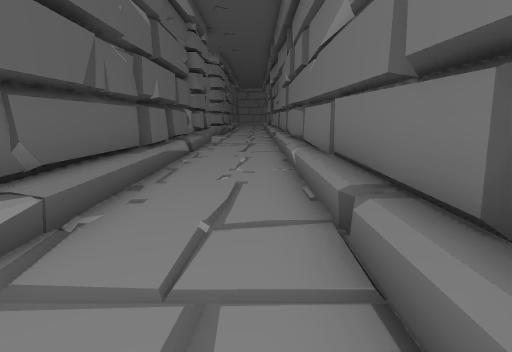
view 1 (above)

24 first-person views from a walk through a Unity game level. The camera is 1.2 m above the floor, tilts 10° down and sees 75° across. The floor is counted in squares, 1 m on a side. Each view is taken from the middle of a square. On the plan, view 1 faces up. The plan holds only what a view shows up to about 14 squares ahead; the rest is blank. The place goes on beyond the plan. The player is left out.

view 2
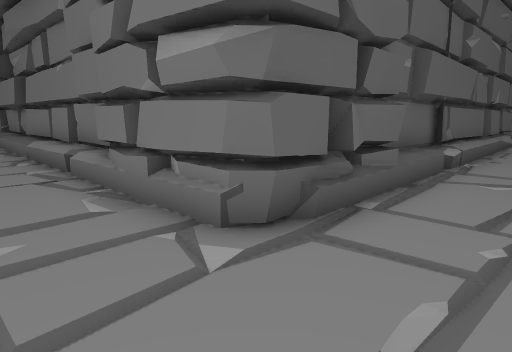

view 3
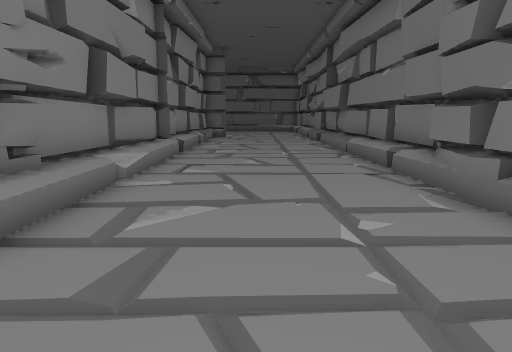

view 4
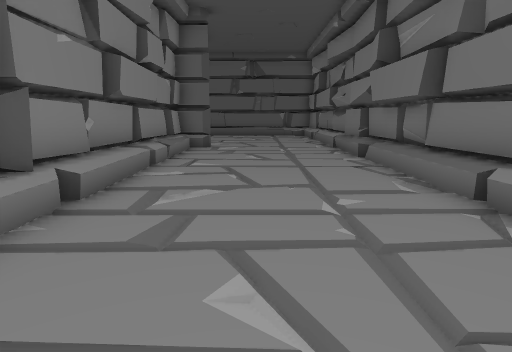

view 5
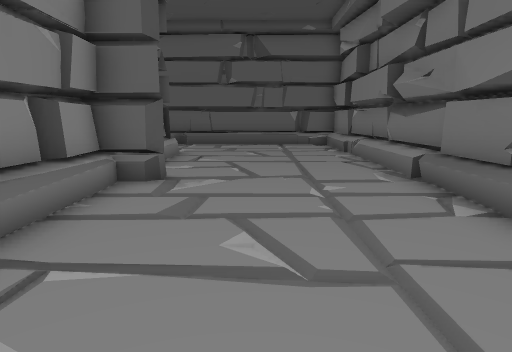

view 6
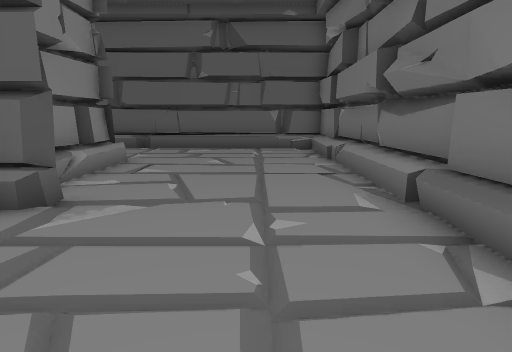

view 7
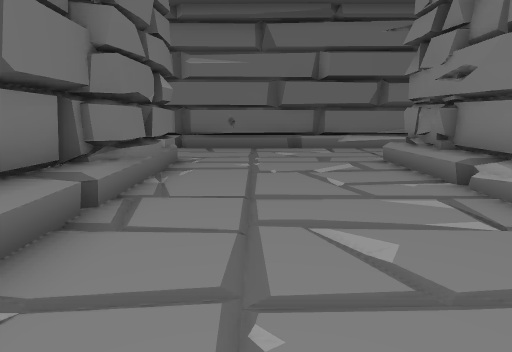

view 8
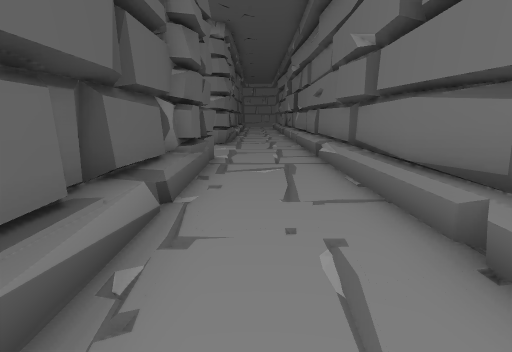

view 9
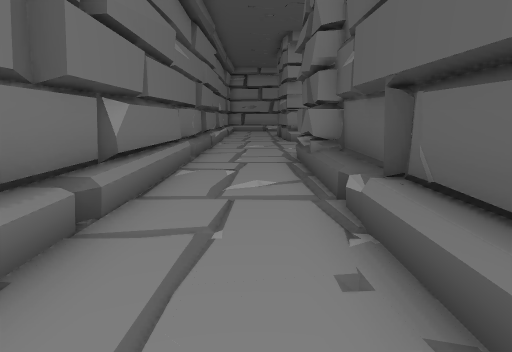

view 10
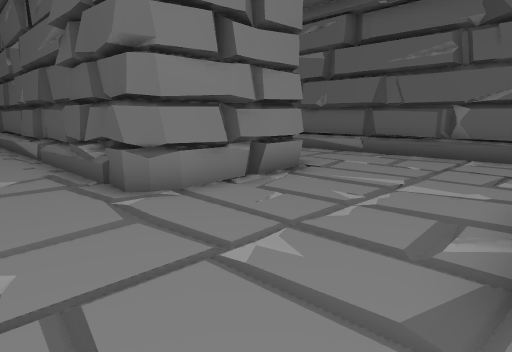

view 11
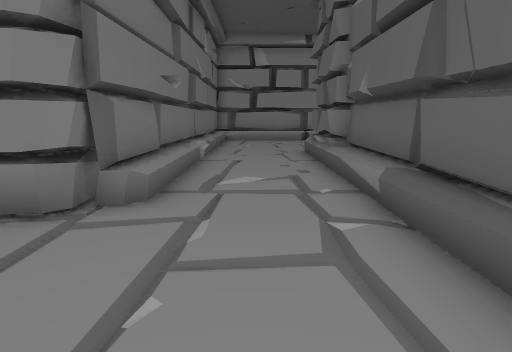

view 12
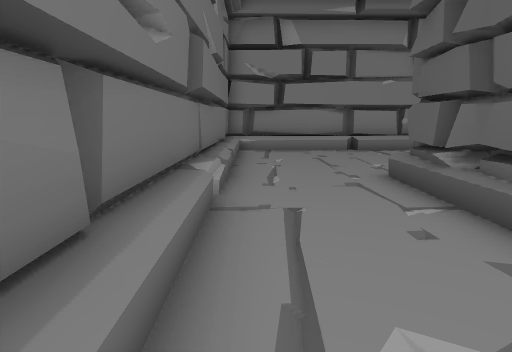

view 13
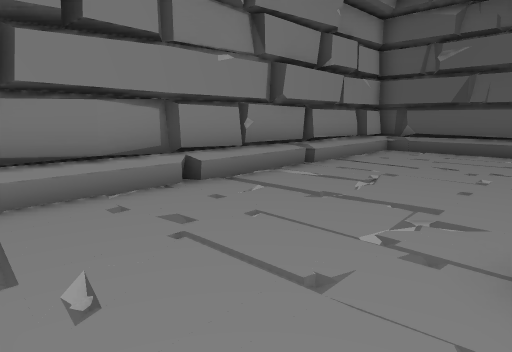

view 14
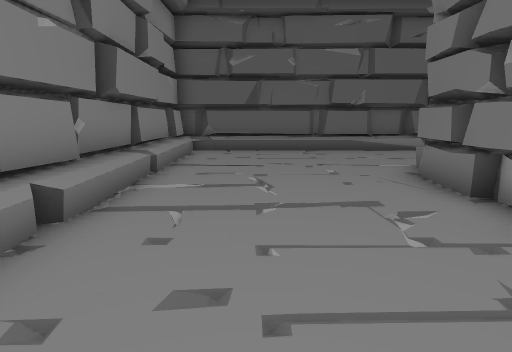

view 15
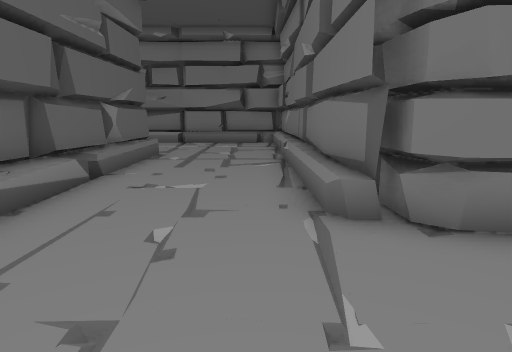

view 16
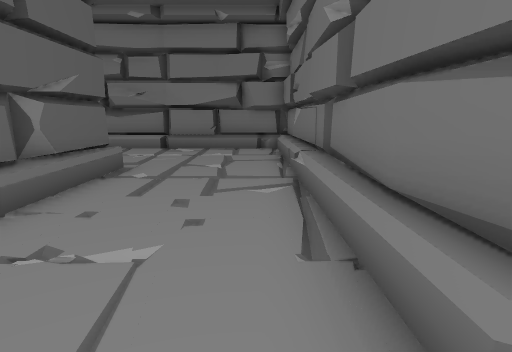

view 17
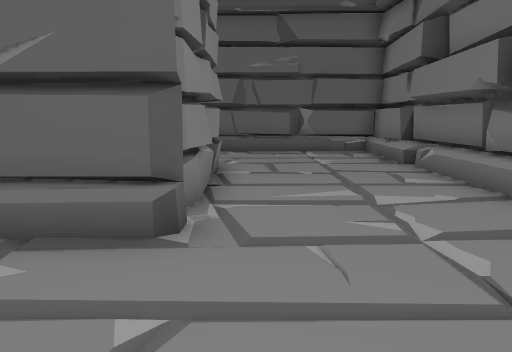

view 18
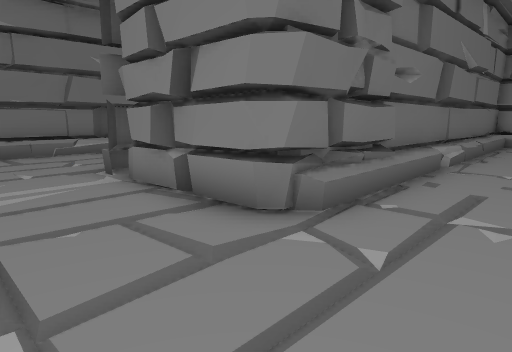

view 19
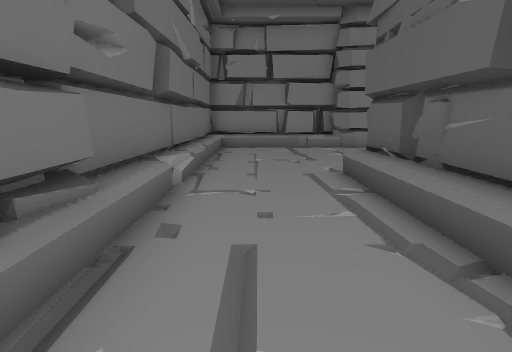

view 20
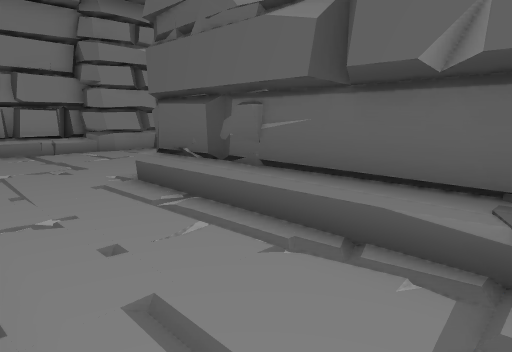

view 21
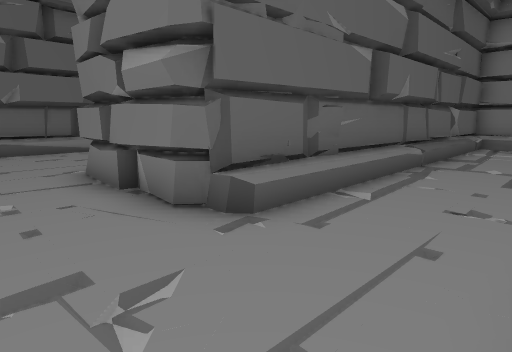

view 22
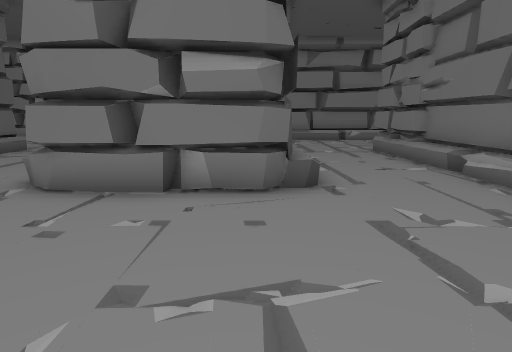

view 23
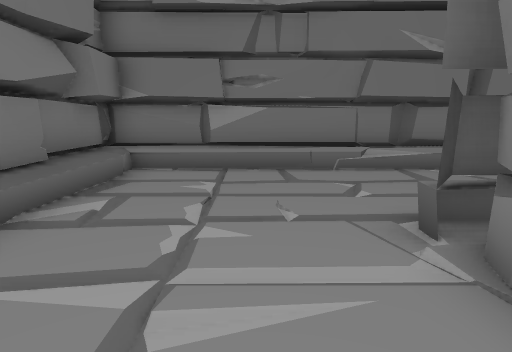

view 24
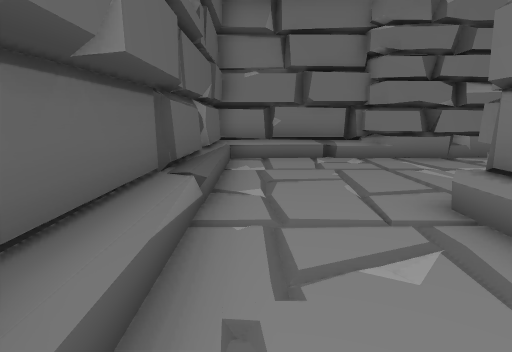

### Floor plan
Key: @ floor where view 1 was taken; # wall or solid block; x gap in a wall; . floor; / step, stairs or slope; = window, fence, low wall or low ledge; O other object.
Columns run from 33 left of view 1 to 2 right of it. Each row starts with its distance up from view 1.
 22     ##O#####O######   #OO##OOOO  .
 21     #............#    #...........#
 20    ##............#    #...........#
 19    ##............#    #...........#
 18    ##............#    #...........#
 17    ##...OOOO##...##   #...OOOOOO..#
 16    ##...#   ##...##   #...#O  #O..#
 15    ##...#   O=...##   #...#   #O..#
 14    ##...#   ##...##   #...#   #O..#
 13    O#...#   #....#    #...#   ##..#
 12    O#...#   #/...#    #...#   #...#
 11    O#...#   #/...#O   #...#   ##..#
 10 OOOO#...#   #/...#OOO #...#   #=..#
  9 OOOO....#   #/....OOOO#...#   #/..#
  8 ........#   #/............#   #/..#
  7 ........#   #/............#   #/..#
  6  .......#   #/............#   #/..x
  5  .......#   #/............#   #/..#
  4 OOO.....#   #/............#   #/..#
  3   #######   ###############   #/..#
  2                               #/..#.
  1                               #/..#.
  0                               #/.@#
 -1                               #O..#
 -2                               #O..#
 -3     ###########################O..#
 -4     #//////////////////////OOOO...#
 -5     #.............................#
 -6     #.............................#
 -7     #.............................#
 -8     #.............................#
 -9     #.......##....................#
-10     #...#######################...#
-11     #                       OOO   #

Where each view was taken, in squares from view 1:
view 1: 0 up, 0 right, facing up
view 2: 6 down, 0 right, facing up-left
view 3: 7 down, 0 right, facing left
view 4: 7 down, 7 left, facing left
view 5: 7 down, 14 left, facing left
view 6: 6 down, 16 left, facing left
view 7: 6 down, 12 left, facing right
view 8: 7 up, 1 left, facing up
view 9: 7 up, 1 left, facing down
view 10: 22 up, 0 right, facing down-left
view 11: 21 up, 9 left, facing down
view 12: 16 up, 8 left, facing down
view 13: 9 up, 8 left, facing down-left
view 14: 6 up, 8 left, facing left
view 15: 6 up, 17 left, facing up
view 16: 9 up, 17 left, facing up
view 17: 18 up, 17 left, facing left
view 18: 20 up, 28 left, facing down-right
view 19: 17 up, 27 left, facing down
view 20: 16 up, 26 left, facing down-left
view 21: 7 up, 26 left, facing up-left
view 22: 4 up, 30 left, facing up
view 23: 19 up, 24 left, facing right
view 24: 12 up, 10 left, facing up
